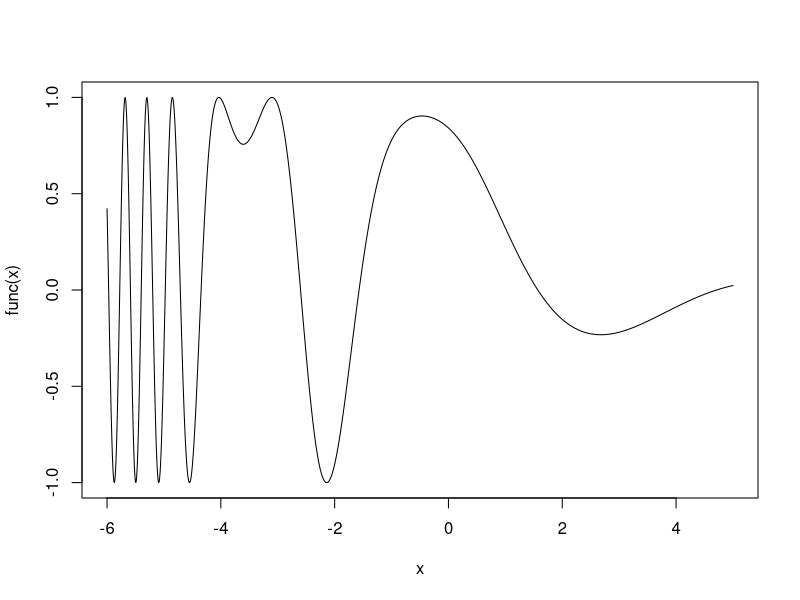

This chart was generated by the following R code:
## ---- chunk 1
func <- function(x) sin(cos(x)*exp(-x/2))
curve(func, -6, 5, n=1900)
